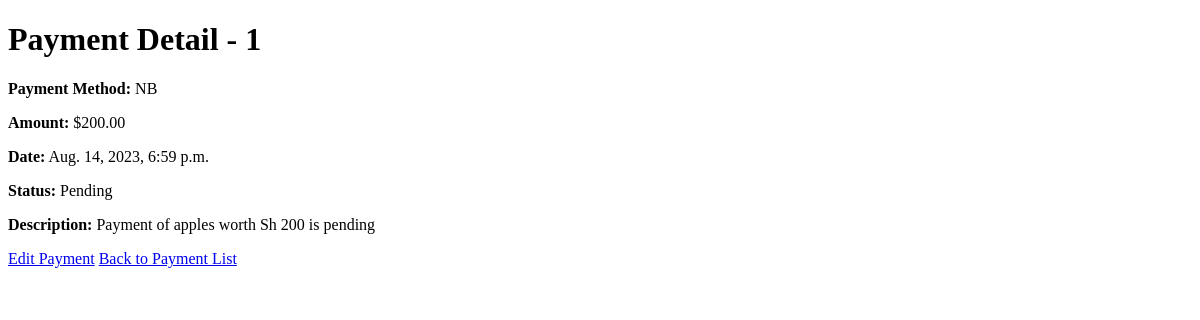
The page /payment/payments/detail/1/ on the database as committed earlier.
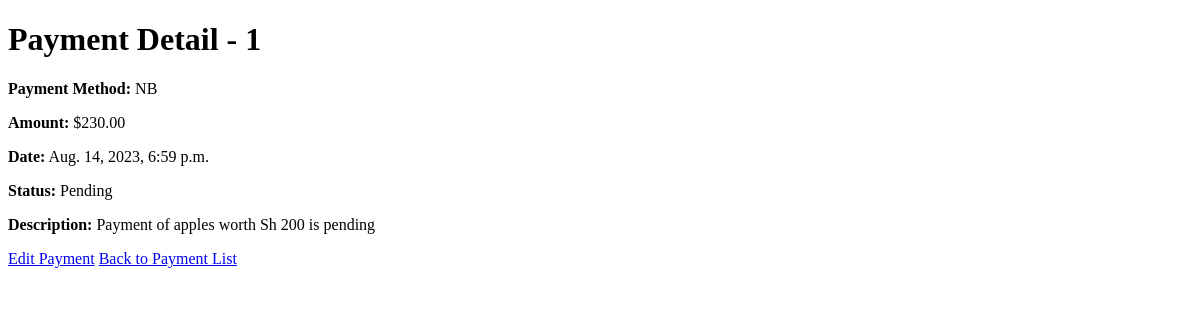
The same page on the database as committed later.
### payment/models.py (models this page shows)
class Payment(models.Model):
    PAYMENT_METHODS = (
        ('NB', 'Lipa na Mpesa'),
        ('PP', 'Cash')
    )
    STATUS_CHOICES = (
        ('P', 'Pending'),
        ('C', 'Completed'),
        ('F', 'Failed'),
    )
    payment_method = models.CharField(max_length=2, choices=PAYMENT_METHODS)
    amount = models.DecimalField(max_digits=8, decimal_places=2)
    date = models.DateTimeField(auto_now_add=True)
    status = models.CharField(max_length=1, choices=STATUS_CHOICES)
    description = models.TextField()

### payment/views.py (the view)
# urls.py: path('payments/detail/<int:pk>/', views.payment_detail, name='payment_detail'),
def payment_detail(request, pk):
    payment = get_object_or_404(Payment, pk=pk)
    return render(request, 'payment/payment_detail.html', {'payment': payment})

### templates/payment/payment_detail.html (shortened to what this page needs)
<!DOCTYPE html>
<html lang="en">
<head>
</head>
<body>
    <div class="payment-detail">
        <h1>Payment Detail - {{ payment.id }}</h1>
        <p><strong>Payment Method:</strong> {{ payment.payment_method }}</p>
        <p><strong>Amount:</strong> ${{ payment.amount }}</p>
        <p><strong>Date:</strong> {{ payment.date }}</p>
        <p><strong>Status:</strong> {{ payment.get_status_display }}</p>
        <p><strong>Description:</strong> {{ payment.description }}</p>
    </div>
    <div class="navigation">
        <a href="{% url 'edit_payment' payment.id %}">Edit Payment</a>
        <a href="{% url 'payment_list' %}">Back to Payment List</a>
    </div>
</body>
</html>

Rows that differ between the two databases and show on the page:
changed Payment "NB": amount "200.00" → "230.00"
